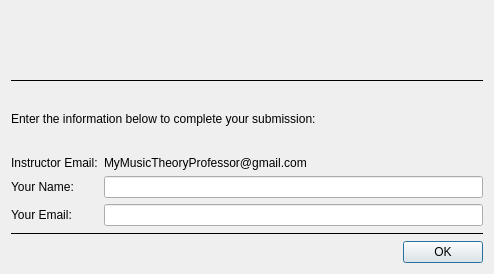
<?xml version="1.0" encoding="UTF-8"?>
<ui version="4.0">
 <class>Dialog</class>
 <widget class="QDialog" name="Dialog">
  <property name="geometry">
   <rect>
    <x>0</x>
    <y>0</y>
    <width>494</width>
    <height>274</height>
   </rect>
  </property>
  <property name="windowTitle">
   <string>Dialog</string>
  </property>
  <layout class="QVBoxLayout" name="verticalLayout">
   <item>
    <widget class="QLabel" name="header">
     <property name="font">
      <font>
       <pointsize>14</pointsize>
       <weight>75</weight>
       <bold>true</bold>
      </font>
     </property>
     <property name="text">
      <string/>
     </property>
     <property name="pixmap">
      <pixmap>data/header.png</pixmap>
     </property>
    </widget>
   </item>
   <item>
    <widget class="Line" name="line">
     <property name="frameShadow">
      <enum>QFrame::Plain</enum>
     </property>
     <property name="orientation">
      <enum>Qt::Horizontal</enum>
     </property>
    </widget>
   </item>
   <item>
    <widget class="QLabel" name="textFieldInstructions">
     <property name="text">
      <string>Enter the information below to complete your submission:</string>
     </property>
     <property name="wordWrap">
      <bool>true</bool>
     </property>
    </widget>
   </item>
   <item>
    <layout class="QGridLayout" name="gridLayout">
     <item row="1" column="0">
      <widget class="QLabel" name="textFieldLabel">
       <property name="text">
        <string>Instructor Email:</string>
       </property>
      </widget>
     </item>
     <item row="2" column="1">
      <widget class="QLineEdit" name="studentName">
       <property name="text">
        <string/>
       </property>
      </widget>
     </item>
     <item row="2" column="0">
      <widget class="QLabel" name="textFieldLabel_2">
       <property name="text">
        <string>Your Name:</string>
       </property>
      </widget>
     </item>
     <item row="3" column="1">
      <widget class="QLineEdit" name="studentEmail">
       <property name="text">
        <string/>
       </property>
      </widget>
     </item>
     <item row="3" column="0">
      <widget class="QLabel" name="textFieldLabel_3">
       <property name="text">
        <string>Your Email:</string>
       </property>
      </widget>
     </item>
     <item row="1" column="1">
      <widget class="QLabel" name="label">
       <property name="text">
        <string>MyMusicTheoryProfessor@gmail.com</string>
       </property>
      </widget>
     </item>
    </layout>
   </item>
   <item>
    <widget class="Line" name="line_2">
     <property name="frameShadow">
      <enum>QFrame::Plain</enum>
     </property>
     <property name="orientation">
      <enum>Qt::Horizontal</enum>
     </property>
    </widget>
   </item>
   <item>
    <widget class="QDialogButtonBox" name="buttonBox">
     <property name="orientation">
      <enum>Qt::Horizontal</enum>
     </property>
     <property name="standardButtons">
      <set>QDialogButtonBox::Ok</set>
     </property>
    </widget>
   </item>
  </layout>
 </widget>
 <resources/>
 <connections>
  <connection>
   <sender>buttonBox</sender>
   <signal>accepted()</signal>
   <receiver>Dialog</receiver>
   <slot>accept()</slot>
   <hints>
    <hint type="sourcelabel">
     <x>248</x>
     <y>254</y>
    </hint>
    <hint type="destinationlabel">
     <x>157</x>
     <y>274</y>
    </hint>
   </hints>
  </connection>
  <connection>
   <sender>buttonBox</sender>
   <signal>rejected()</signal>
   <receiver>Dialog</receiver>
   <slot>reject()</slot>
   <hints>
    <hint type="sourcelabel">
     <x>316</x>
     <y>260</y>
    </hint>
    <hint type="destinationlabel">
     <x>286</x>
     <y>274</y>
    </hint>
   </hints>
  </connection>
 </connections>
</ui>
